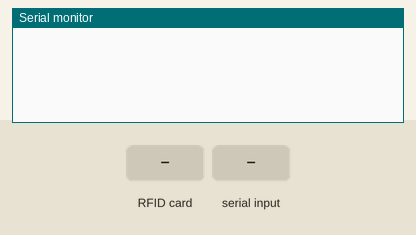
Simulated run of this sketch. Board: Arduino Uno, built with avr-gcc and run on an emulated ATmega328P. On the bench: the last lines printed to the serial monitor. The inputs (shaded band) are chosen by the test bench.

Above: at 1.2 s.
1.3 s: RFID card 5E 7A 19 C4 held to the reader
At 2.2 s:
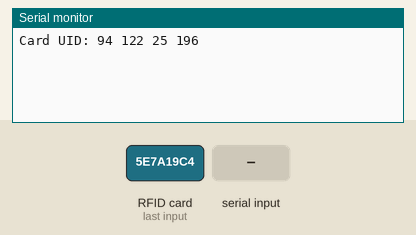
2.8 s: "123" received over the second serial link
At 4.3 s:
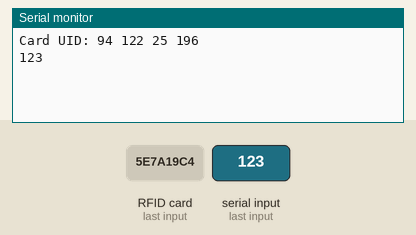

The sketch:

uno.ino
```cpp
#include <SPI.h>
#include <MFRC522.h>
#include <SoftwareSerial.h> // 소프트웨어 시리얼 라이브러리 불러오기


SoftwareSerial BTSerial(7, 8); // 소프트웨어 시리얼 객체를 7(TX), 8번(RX)으로 생성


#define RST_PIN 9  // reset핀은 9번으로 설정
#define SS_PIN 10  // SS핀은 10번으로 설정
                   // SS핀은 데이터를 주고받는 역할의 핀(SS = Slave Selector)


MFRC522 mfrc(SS_PIN, RST_PIN); // MFR522를 이용하기 위해 mfrc 객체를 생성해 줍니다.


void setup() {
  Serial.begin(9600); // 시리얼 통신, 속도는 9600
  BTSerial.begin(9600);
  SPI.begin();
  mfrc.PCD_Init();
}


void loop() {
  static bool print123 = false;
  static bool resetPrint123 = false; // RFID 태그 감지 후 123 출력을 재개하도록 하는 플래그


  // 블루투스로 123 수신 여부 확인
  if (BTSerial.available()) {
    String receivedData = BTSerial.readString();
    if (receivedData == "123") {
      print123 = true;
      resetPrint123 = false; // 블루투스로 123 수신 시, RFID 태그 감지 플래그 초기화
    }
  }


  // "123"을 출력하는 상태
  if (print123) {
    Serial.println(123); // 123을 시리얼로 출력
    delay(1000); // 1초 딜레이
  }


  // RFID 태그 읽기
  if (mfrc.PICC_IsNewCardPresent() && mfrc.PICC_ReadCardSerial()) {
    print123 = false; // RFID 태그가 감지되면 "123" 출력 상태 해제
    Serial.print("Card UID: ");
    bool found27 = false; // 27을 찾았는지 여부
    bool found16 = false; // 16을 찾았는지 여부


    // UID 값을 시리얼 모니터에 출력하고 특정 값을 찾으면 플래그 설정S
    for (byte i = 0; i < mfrc.uid.size; i++) {
      Serial.print(mfrc.uid.uidByte[i]);
      Serial.print(" ");

      // 특정 값을 찾으면 플래그 설정
      if (mfrc.uid.uidByte[i] == 27) {
        found27 = true;
      }
      if (mfrc.uid.uidByte[i] == 16) {
        found16 = true;
      }
    }
    Serial.println();


    // 27을 찾은 경우 블루투스로 데이터 전송
    if (found27) {
      BTSerial.write("토마토 상세정보\n"); // 블루투스로 전송
      Serial.println("토마토 상세정보"); // 시리얼 모니터에 출력
    }


    // 16을 찾은 경우 블루투스로 데이터 전송 및 시리얼 모니터에 메시지 출력
    if (found16) {
      BTSerial.write("바나나 상세정보\n"); // 블루투스로 전송
      Serial.println("바나나 상세정보"); // 시리얼 모니터에 메시지 출력
    }


    mfrc.PICC_HaltA(); // UID를 읽은 후 태그 정지
    resetPrint123 = true; // RFID 태그 감지 후 123 출력을 재개하도록 설정
  }

}
```

Measured:
- after the input at 1.3 s, the serial monitor: prints a new line at once (image 1)
- after the input at 2.8 s, the serial monitor: prints a new line after 1.0 s (image 2)
